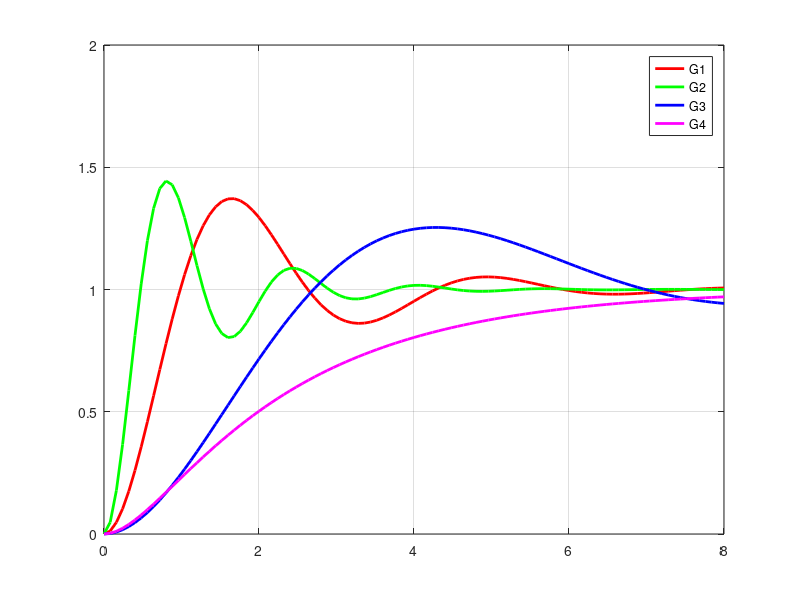

MATLAB code to generate this figure: (Note: this script raises an error after producing the figure.)
G1=tf(2^2,[1 2*2*0.3 2^2]);
G2=tf(4^2,[1 2*4*0.25 4^2]);
G3=tf(0.8^2,[1 2*0.8*0.4 0.8^2]);
G4=tf(1^2,[1 2*1*1.3 1^2]);

b=figure(1);clf reset
[y1,t]=step(G1,8);
[y2]=step(G2,t);
[y3]=step(G3,t);
[y4]=step(G4,t);
b=plot(t,y1,'r',t,y2,'g',t,y3,'b',t,y4,'m');
set(b,'linewidth',2)
a=legend('G1','G2','G3','G4');
grid
bodechange
set(a,'fontsize',20);
